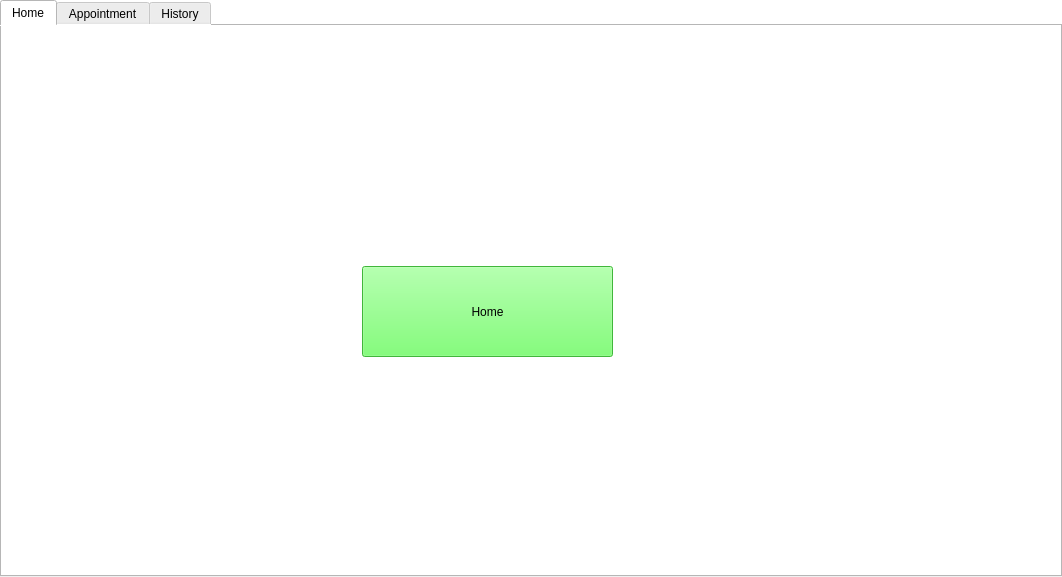
<?xml version="1.0" encoding="UTF-8"?>
<ui version="4.0">
 <class>TabWidget</class>
 <widget class="QTabWidget" name="TabWidget">
  <property name="geometry">
   <rect>
    <x>0</x>
    <y>0</y>
    <width>1062</width>
    <height>577</height>
   </rect>
  </property>
  <property name="windowTitle">
   <string>TabWidget</string>
  </property>
  <property name="styleSheet">
   <string notr="true">background-color: rgb(255, 255, 255);</string>
  </property>
  <property name="currentIndex">
   <number>0</number>
  </property>
  <widget class="QWidget" name="home">
   <attribute name="title">
    <string>Home</string>
   </attribute>
   <widget class="QPushButton" name="homeButton">
    <property name="geometry">
     <rect>
      <x>360</x>
      <y>240</y>
      <width>251</width>
      <height>91</height>
     </rect>
    </property>
    <property name="styleSheet">
     <string notr="true">background-color: rgb(91, 255, 82);</string>
    </property>
    <property name="text">
     <string>Home</string>
    </property>
   </widget>
  </widget>
  <widget class="QWidget" name="appointment">
   <attribute name="title">
    <string>Appointment</string>
   </attribute>
   <widget class="QPushButton" name="appointmentButton">
    <property name="geometry">
     <rect>
      <x>410</x>
      <y>230</y>
      <width>251</width>
      <height>91</height>
     </rect>
    </property>
    <property name="styleSheet">
     <string notr="true">background-color: rgb(91, 255, 82);</string>
    </property>
    <property name="text">
     <string>Appointment</string>
    </property>
   </widget>
  </widget>
  <widget class="QWidget" name="history">
   <attribute name="title">
    <string>History</string>
   </attribute>
   <widget class="QPushButton" name="historyButton">
    <property name="geometry">
     <rect>
      <x>410</x>
      <y>240</y>
      <width>251</width>
      <height>91</height>
     </rect>
    </property>
    <property name="styleSheet">
     <string notr="true">background-color: rgb(91, 255, 82);</string>
    </property>
    <property name="text">
     <string>History</string>
    </property>
   </widget>
  </widget>
 </widget>
 <resources/>
 <connections/>
</ui>
